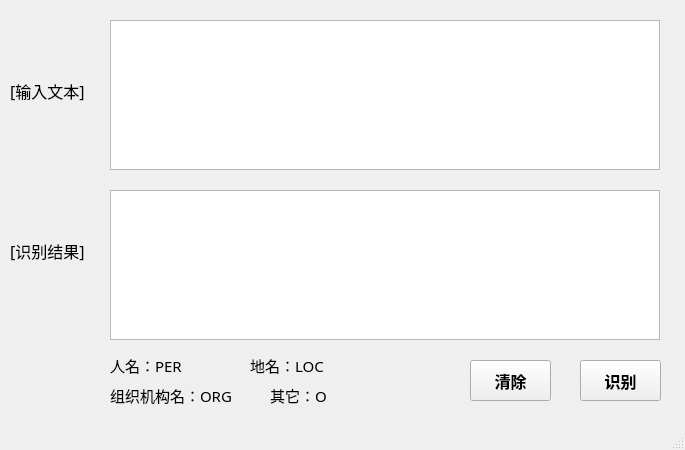
<?xml version="1.0" encoding="UTF-8"?>
<ui version="4.0">
 <class>MainWindow</class>
 <widget class="QMainWindow" name="MainWindow">
  <property name="geometry">
   <rect>
    <x>0</x>
    <y>0</y>
    <width>685</width>
    <height>450</height>
   </rect>
  </property>
  <property name="font">
   <font>
    <family>微软雅黑</family>
    <pointsize>12</pointsize>
    <weight>50</weight>
    <bold>false</bold>
   </font>
  </property>
  <property name="windowTitle">
   <string>藏文命名实体识别软件</string>
  </property>
  <widget class="QWidget" name="centralwidget">
   <widget class="QTextEdit" name="InputText">
    <property name="geometry">
     <rect>
      <x>110</x>
      <y>20</y>
      <width>550</width>
      <height>150</height>
     </rect>
    </property>
    <property name="font">
     <font>
      <pointsize>10</pointsize>
     </font>
    </property>
    <property name="placeholderText">
     <string extracomment="输入原始文本"/>
    </property>
   </widget>
   <widget class="QLabel" name="InputLabel">
    <property name="geometry">
     <rect>
      <x>10</x>
      <y>70</y>
      <width>81</width>
      <height>41</height>
     </rect>
    </property>
    <property name="font">
     <font>
      <family>微软雅黑</family>
      <pointsize>12</pointsize>
      <weight>50</weight>
      <bold>false</bold>
     </font>
    </property>
    <property name="text">
     <string>[输入文本]</string>
    </property>
   </widget>
   <widget class="QLabel" name="OutputLabel">
    <property name="geometry">
     <rect>
      <x>10</x>
      <y>230</y>
      <width>81</width>
      <height>41</height>
     </rect>
    </property>
    <property name="font">
     <font>
      <family>微软雅黑</family>
      <pointsize>12</pointsize>
      <weight>50</weight>
      <bold>false</bold>
     </font>
    </property>
    <property name="text">
     <string>[识别结果]</string>
    </property>
   </widget>
   <widget class="QLabel" name="PerLabel">
    <property name="geometry">
     <rect>
      <x>110</x>
      <y>350</y>
      <width>81</width>
      <height>30</height>
     </rect>
    </property>
    <property name="font">
     <font>
      <family>微软雅黑 Light</family>
      <pointsize>11</pointsize>
      <weight>50</weight>
      <bold>false</bold>
     </font>
    </property>
    <property name="layoutDirection">
     <enum>Qt::LeftToRight</enum>
    </property>
    <property name="text">
     <string>人名：PER</string>
    </property>
    <property name="alignment">
     <set>Qt::AlignLeading|Qt::AlignLeft|Qt::AlignVCenter</set>
    </property>
   </widget>
   <widget class="QLabel" name="LocLabel">
    <property name="geometry">
     <rect>
      <x>250</x>
      <y>350</y>
      <width>91</width>
      <height>30</height>
     </rect>
    </property>
    <property name="font">
     <font>
      <family>微软雅黑 Light</family>
      <pointsize>11</pointsize>
      <weight>50</weight>
      <bold>false</bold>
     </font>
    </property>
    <property name="text">
     <string>地名：LOC</string>
    </property>
    <property name="alignment">
     <set>Qt::AlignLeading|Qt::AlignLeft|Qt::AlignVCenter</set>
    </property>
   </widget>
   <widget class="QLabel" name="OrgLabel">
    <property name="geometry">
     <rect>
      <x>110</x>
      <y>380</y>
      <width>130</width>
      <height>30</height>
     </rect>
    </property>
    <property name="font">
     <font>
      <family>微软雅黑 Light</family>
      <pointsize>11</pointsize>
      <weight>50</weight>
      <bold>false</bold>
     </font>
    </property>
    <property name="text">
     <string>组织机构名：ORG</string>
    </property>
    <property name="alignment">
     <set>Qt::AlignLeading|Qt::AlignLeft|Qt::AlignVCenter</set>
    </property>
   </widget>
   <widget class="QToolButton" name="RunButton">
    <property name="geometry">
     <rect>
      <x>580</x>
      <y>360</y>
      <width>81</width>
      <height>41</height>
     </rect>
    </property>
    <property name="font">
     <font>
      <family>微软雅黑</family>
      <pointsize>12</pointsize>
      <weight>75</weight>
      <bold>true</bold>
     </font>
    </property>
    <property name="text">
     <string>识别</string>
    </property>
   </widget>
   <widget class="QLabel" name="OtherLabel">
    <property name="geometry">
     <rect>
      <x>270</x>
      <y>380</y>
      <width>71</width>
      <height>30</height>
     </rect>
    </property>
    <property name="font">
     <font>
      <family>微软雅黑 Light</family>
      <pointsize>11</pointsize>
      <weight>50</weight>
      <bold>false</bold>
     </font>
    </property>
    <property name="layoutDirection">
     <enum>Qt::LeftToRight</enum>
    </property>
    <property name="text">
     <string>其它：O</string>
    </property>
    <property name="alignment">
     <set>Qt::AlignLeading|Qt::AlignLeft|Qt::AlignVCenter</set>
    </property>
   </widget>
   <widget class="QTextBrowser" name="ResultText">
    <property name="geometry">
     <rect>
      <x>110</x>
      <y>190</y>
      <width>550</width>
      <height>150</height>
     </rect>
    </property>
    <property name="font">
     <font>
      <pointsize>10</pointsize>
     </font>
    </property>
   </widget>
   <widget class="QToolButton" name="ClearButton">
    <property name="geometry">
     <rect>
      <x>470</x>
      <y>360</y>
      <width>81</width>
      <height>41</height>
     </rect>
    </property>
    <property name="font">
     <font>
      <family>微软雅黑</family>
      <pointsize>12</pointsize>
      <weight>75</weight>
      <bold>true</bold>
     </font>
    </property>
    <property name="text">
     <string>清除</string>
    </property>
   </widget>
  </widget>
  <widget class="QStatusBar" name="statusbar"/>
 </widget>
 <resources/>
 <connections/>
</ui>
